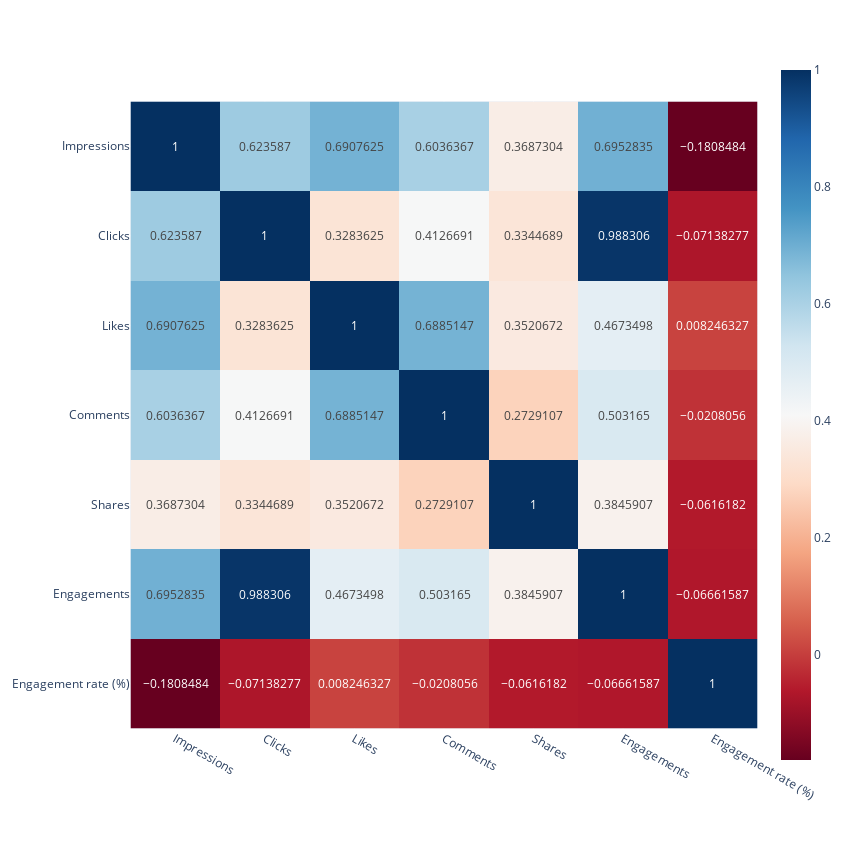

Notebook cell for this chart:
### Code cell
fig = px.imshow(df_corr, text_auto=True, color_continuous_scale='rdbu')
fig.layout.height = 850
fig.layout.width = 850
fig.show()

### Figure 1 — Plotly figure (JSON) as saved in the notebook; plotly's stock layout.template omitted (floating-point values rounded to 4 significant figures)
{"data": [{"coloraxis": "coloraxis", "hovertemplate": "x: %{x}<br>y: %{y}<br>color: %{z}<extra></extra>", "name": "0", "texttemplate": "%{z}", "type": "heatmap", "x": ["Impressions", "Clicks", "Likes", "Comments", "Shares", "Engagements", "Engagement rate (%)"], "xaxis": "x", "y": ["Impressions", "Clicks", "Likes", "Comments", "Shares", "Engagements", "Engagement rate (%)"], "yaxis": "y", "z": [[1, 0.6236, 0.6908, 0.6036, 0.3687, 0.6953, -0.1808], [0.6236, 1, 0.3284, 0.4127, 0.3345, 0.9883, -0.07138], [0.6908, 0.3284, 1, 0.6885, 0.3521, 0.4673, 0.008246], [0.6036, 0.4127, 0.6885, 1, 0.2729, 0.5032, -0.02081], [0.3687, 0.3345, 0.3521, 0.2729, 1, 0.3846, -0.06162], [0.6953, 0.9883, 0.4673, 0.5032, 0.3846, 1, -0.06662], [-0.1808, -0.07138, 0.008246, -0.02081, -0.06162, -0.06662, 1]]}], "layout": {"coloraxis": {"colorscale": [[0, "rgb(103,0,31)"], [0.1, "rgb(178,24,43)"], [0.2, "rgb(214,96,77)"], [0.3, "rgb(244,165,130)"], [0.4, "rgb(253,219,199)"], [0.5, "rgb(247,247,247)"], [0.6, "rgb(209,229,240)"], [0.7, "rgb(146,197,222)"], [0.8, "rgb(67,147,195)"], [0.9, "rgb(33,102,172)"], [1, "rgb(5,48,97)"]]}, "height": 850, "margin": {"t": 60}, "width": 850, "xaxis": {"anchor": "y", "constrain": "domain", "domain": [0, 1], "scaleanchor": "y"}, "yaxis": {"anchor": "x", "autorange": "reversed", "constrain": "domain", "domain": [0, 1]}}}
